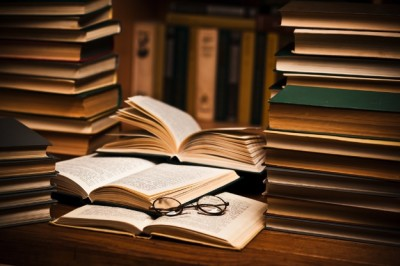
%> input picture Digital Signal and Image Processing/Edge Detection/books.jpg, 400 x 266 px
$ octave PrewittMask.m   (GNU Octave 9; MATLAB toolbox functions it lacks are replaced by stand-ins)
%> lines starting %> are read from the running program, lines starting %| are printed output that depends on the picture
clc;
clear;
img = imread('books.jpg');
%> img is the input picture: size 266x400x3 uint8; mean R, G, B 92.3, 65, 43.1
img = im2double(rgb2gray(img));
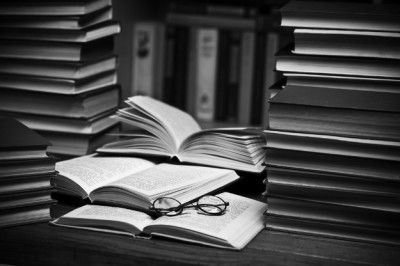
%> img: size 266x400 double; min 0, max 0.98, mean 0.277
[rows, cols] = size(img);
%> rows = 266; cols = 400
hpf = zeros(3);
hpf(1, 1) = -2;
hpf(1, 2) = -1;
hpf(2, 1) = -1;
hpf(2, 3) = 1;
hpf(3, 2) = 1;
hpf(3, 3) = 2;
img2 = img;

for i = 2:rows-1
    for j = 2:cols-1
        img2(i, j) = sum(sum((img(i-1:i+1, j-1:j+1) .* hpf)));
    end
end
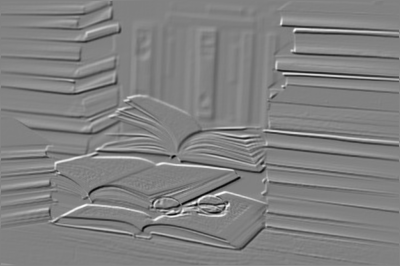
%> img2: size 266x400 double; min -3.07, max 3, mean 0.0031; drawn with min black and max white

subplot(1,2,1);
imshow(img);
title('Original Image')

subplot(1,2,2);
imshow(img2);
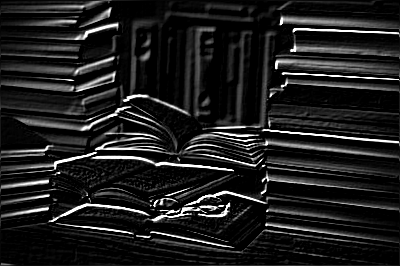
%> displayed picture: size 266x400, on the screen's scale of 0 to 255; min 0, max 255, mean 30.3
title('After Prewitt Mask')
